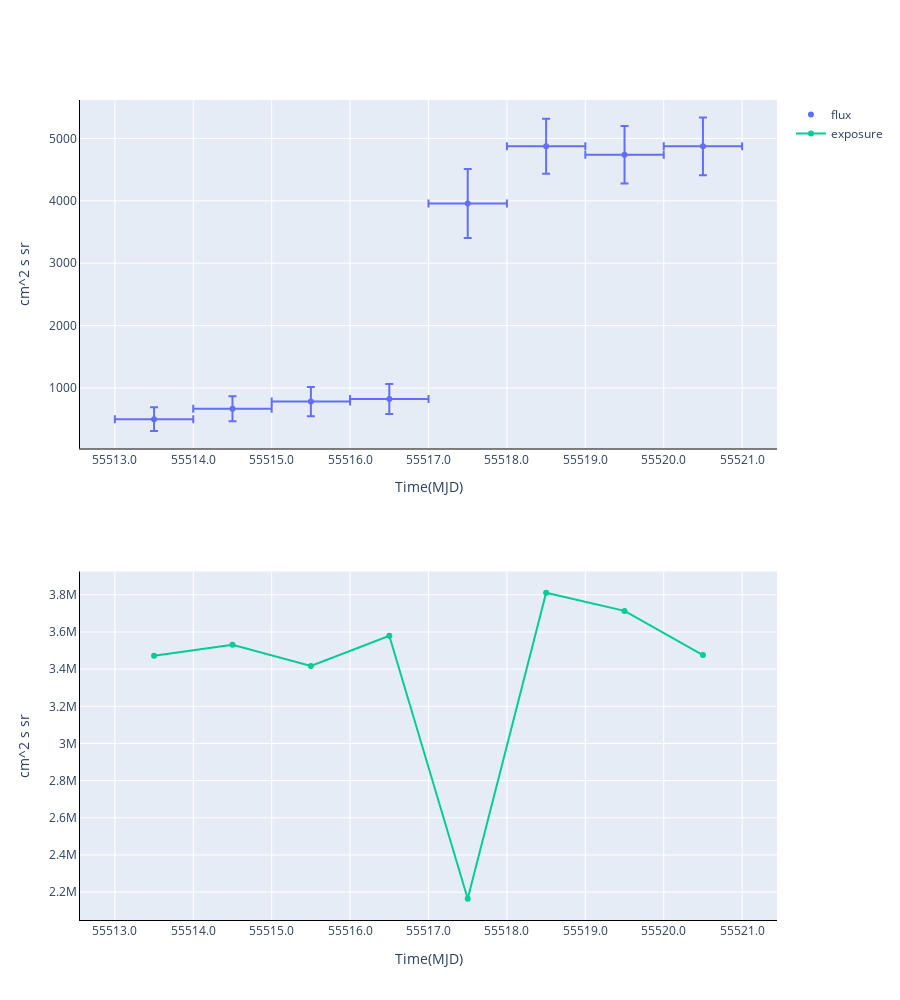

Write notebook code for a chart like this one.
### Markdown cell above
time_start_mjd time_end_mjd sqrt(ts) flux flux_err flux_ul gal gal_error iso iso_error l_peak b_peak dist_peak l b r ell_dist a b phi exposure ExpRatio counts counts_err Index Index_Err Par2 Par2_Err Par3 Par3_Err Erglog Erglog_Err Erglog_UL time_start_utc time_end_utc time_start_tt time_end_tt Fix index ULConfidenceLevel SrcLocConfLevel start_l start_b start_flux typefun par2 par3 galmode2 galmode2fit isomode2 isomode2fit edpcor fluxcor integratortype expratioEval expratio_minthr expratio_maxthr expratio_size Emin emax fovmin fovmax albedo binsize expstep phasecode

### Code cell
ag.displayGenericColumns(mergedfilename, ["exposure"], um=["cm^2 s sr"])

### Figure 1 — Plotly figure (JSON) as saved in the notebook; plotly's stock layout.template omitted (floating-point values rounded to 4 significant figures)
{"data": [{"customdata": [[55513, 55514, 4.358], [55514, 55515, 5.301], [55515, 55516, 5.348], [55516, 55517, 5.446], [55517, 55518, 13.13], [55518, 55519, 19.25], [55519, 55520, 18.52], [55520, 55521, 19.29]], "error_x": {"array": [0.5, 0.5, 0.5, 0.5, 0.5, 0.5, 0.5, 0.5], "arrayminus": [0.5, 0.5, 0.5, 0.5, 0.5, 0.5, 0.5, 0.5], "symmetric": false, "type": "data"}, "error_y": {"array": [190.6, 199.6, 235.0, 240.7, 553.2, 440.6, 461.0, 462.7], "symmetric": true, "type": "data"}, "hovertemplate": "tstart: %{customdata[0]:.4f} - tend:%{customdata[1]:.4f}, flux: %{y:.2f} +/- %{error_y.array:.2f}, sqrts: %{customdata[2]:.4f}", "mode": "markers", "name": "flux", "x": [55510.0, 55510.0, 55520.0, 55520.0, 55520.0, 55520.0, 55520.0, 55520.0], "y": [501.3, 667.7, 783.5, 823.9, 3958.0, 4876.0, 4740.0, 4874.0], "type": "scatter", "xaxis": "x", "yaxis": "y"}, {"customdata": [], "error_x": {"array": [], "arrayminus": [], "symmetric": false, "type": "data"}, "hovertemplate": "tstart: %{customdata[0]:.4f}, tend:%{customdata[1]:.4f}, flux_ul: %{y:.2f}, sqrts: %{customdata[2]:.4f}", "marker": {"size": 10, "symbol": "triangle-down"}, "mode": "markers", "name": "flux_ul", "x": [], "y": [], "type": "scatter", "xaxis": "x", "yaxis": "y"}, {"name": "exposure", "x": [55510.0, 55510.0, 55520.0, 55520.0, 55520.0, 55520.0, 55520.0, 55520.0], "y": [3472130, 3531230, 3417240, 3579240, 2163990, 3811480, 3713430, 3475880], "type": "scatter", "xaxis": "x2", "yaxis": "y2"}], "layout": {"xaxis": {"anchor": "y", "domain": [0, 1], "matches": "x2", "showticklabels": true, "showline": true, "linecolor": "black", "title": {"text": "Time(MJD)"}, "tickformat": "g"}, "yaxis": {"anchor": "x", "domain": [0.575, 1], "showline": true, "linecolor": "black", "title": {"text": "cm^2 s sr"}}, "xaxis2": {"anchor": "y2", "domain": [0, 1], "showline": true, "linecolor": "black", "title": {"text": "Time(MJD)"}, "tickformat": "g", "showticklabels": true}, "yaxis2": {"anchor": "x2", "domain": [0, 0.425], "showline": true, "linecolor": "black", "title": {"text": "cm^2 s sr"}}, "height": 1000}}
